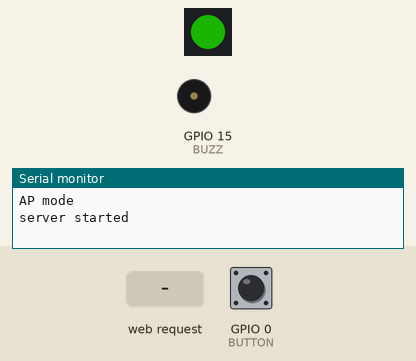
Recording of a sketch running on a simulated ESP8266 (NodeMCU). On the bench: 1 RGB LEDs in strip order, left to right, buzzer (waves = sounding), the last lines printed to the serial monitor. Inputs (shaded band) come from the test bench; at power-on: GPIO 0 (BUTTON) HIGH. Dim RGB values are drawn brighter than linear.

Above: at 1.8 s.
1.9 s: GPIO 0 (BUTTON) pulled LOW for 1 s
At 3.96 s:
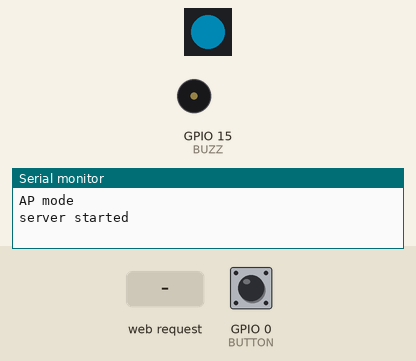
4.9 s: GPIO 0 (BUTTON) pulled LOW for 1 s
At 7.2 s:
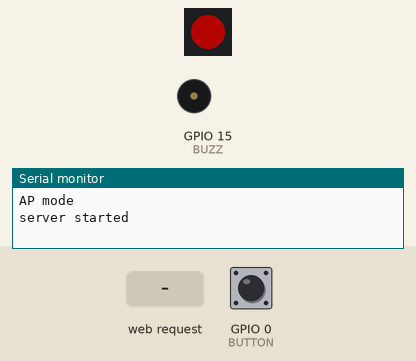
8.9 s: HTTP request GET / received
At 9.26 s:
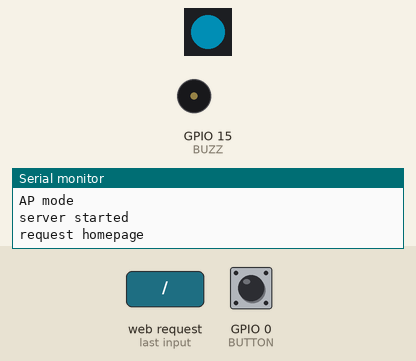
11.9 s: HTTP request GET /cc received
At 12.8 s:
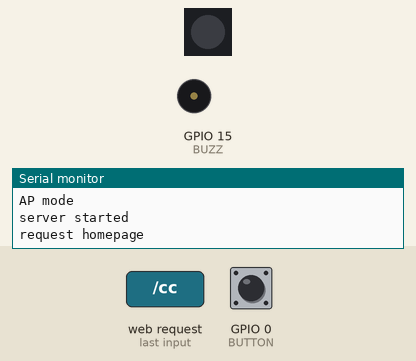
13.4 s: GPIO 0 (BUTTON) pulsed LOW 5 times (0.12 s each, 0.3 s apart)
At 15.1 s:
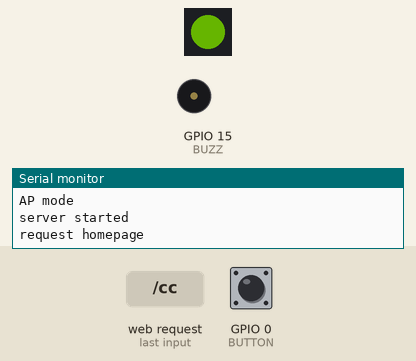
16.4 s: GPIO 0 (BUTTON) pulled LOW for 0.15 s
At 17.4 s:
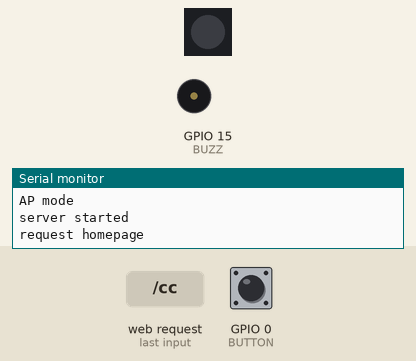
Timing chart, 0 to 19.0 s (numbered marks = the images above; inputs shaded):
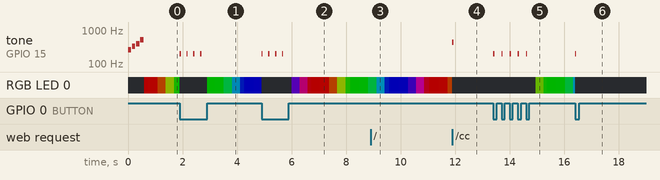

The sketch:

DefaultDemo.ino
```cpp
#include <Adafruit_NeoPixel.h>
#include <ESP8266WiFi.h>
#include <WiFiClient.h>
#include <ESP8266WebServer.h>
#include "html_home.h"
#include "pitches.h"

#define BUTTON  0
#define NEOP 13
#define BUZZ 15

#define HTML_OK                0x00
#define HTML_SUCCESS           0x01

extern const char html_home[] PROGMEM;

Adafruit_NeoPixel pixel = Adafruit_NeoPixel(1, NEOP, NEO_GRB+NEO_KHZ800);

ESP8266WebServer server(80);
uint8_t red, green, blue;
uint8_t show_rainbow = 1;

void play_startup_tune() {
  static int melody[] = {NOTE_C4, NOTE_E4, NOTE_G4, NOTE_C5};
  static int duration[] = {8, 8, 8, 8};

  for (byte i = 0; i < sizeof(melody)/sizeof(int); i++) {
    uint delaytime = 1000/duration[i];
    tone(BUZZ, melody[i], delaytime);
    delay(delaytime * 1.2);
    noTone(BUZZ);
  }
}

void start_network_ap(const char *ssid, const char *pass) {
  if(!ssid) return;
  Serial.println(F("AP mode"));
  if(pass)
    WiFi.softAP(ssid, pass);
  else
    WiFi.softAP(ssid);
  WiFi.mode(WIFI_AP); // start in AP_STA mode
  WiFi.disconnect();  // disconnect from router
}

char dec2hexchar(byte dec) {
  if(dec<10) return '0'+dec;
  else return 'A'+(dec-10);
}

String get_ap_ssid() {
  static String ap_ssid = "";
  if(!ap_ssid.length()) {
    byte mac[6];
    WiFi.macAddress(mac);
    ap_ssid = "ESPTOY_";
    for(byte i=3;i<6;i++) {
      ap_ssid += dec2hexchar((mac[i]>>4)&0x0F);
      ap_ssid += dec2hexchar(mac[i]&0x0F);
    }
  }
  return ap_ssid;
}

void server_send_html(String html) {
  server.send(200, "text/html", html);
}

void server_send_result(byte code, const char* item = NULL) {
  String html = F("{\"result\":");
  html += code;
  if (!item) item = "";
  html += F(",\"item\":\"");
  html += item;
  html += F("\"");
  html += F("}");
  server_send_html(html);
}

bool get_value_by_key(const char* key, uint8_t& val) {
  if(server.hasArg(key)) {
    val = server.arg(key).toInt();
    return true;
  } else {
    return false;
  }
}

void on_home() {
  Serial.println(F("request homepage"));
  String html = "";
  html += FPSTR(html_home);
  server_send_html(html);
}

void on_json() {
  String html = "";
  html += F("{\"adc\":");
  html += analogRead(A0);
  html += F(",\"but\":");
  html += (1-digitalRead(BUTTON));
  html += F(",\"red\":");
  html += red;
  html += F(",\"green\":");
  html += green;
  html += F(",\"blue\":");
  html += blue;
  html += F("}");
  server_send_html(html);
}

void led_set_color(uint8_t r, uint8_t g, uint8_t b) {
  pixel.setPixelColor(0, pixel.Color(r, g, b));
  pixel.show();
}

void led_set_color(uint32_t c) {
	pixel.setPixelColor(0, c);
	pixel.show();
}

void on_change_color() {
  get_value_by_key("r", red);
  get_value_by_key("g", green);
  get_value_by_key("b", blue);
	show_rainbow = 0;
  led_set_color(red, green, blue);
	tone(BUZZ, 440, 50);
	delay(60);
	noTone(BUZZ);
  server_send_result(HTML_SUCCESS);
}

void setup()
{
  pixel.begin();
	pixel.clear();
  pixel.setBrightness(64);

  digitalWrite(BUZZ, LOW);
  pinMode(BUZZ, OUTPUT);
  play_startup_tune();

  Serial.begin(115200);

  pinMode(BUTTON, INPUT);

  red = green = blue = 0;

  String ap_ssid = get_ap_ssid();
  start_network_ap(ap_ssid.c_str(), NULL);
  server.on("/",   on_home);
  server.on("/ja", on_json);
  server.on("/cc", on_change_color);
  server.begin();
  Serial.println(F("server started"));
}

void loop(){
  server.handleClient();

  if(digitalRead(BUTTON)==LOW) {
  	show_rainbow = !show_rainbow;
  	if(!show_rainbow) led_set_color(0);
  	tone(BUZZ, 200, 50);
  	delay(250);
  	noTone(BUZZ);
  }

	if(show_rainbow) demo_rainbow();
}

uint32_t rainbow_timeout = 0;
uint32_t rainbow_hue = 0;
void demo_rainbow() {
	if(millis() > rainbow_timeout) {
		led_set_color(pixel.gamma32(pixel.ColorHSV(rainbow_hue)));
		rainbow_hue += 64;
		rainbow_timeout = millis() + 3;
  }
}
```

html_home.h
```cpp
const char html_home[] PROGMEM = R"(<head>
<title>ESPToy Demo</title>
<meta name='viewport' content='width=device-width, initial-scale=1'>
<meta charset=utf-8 />
<style>
.colour-changer {
width: 10px;
height: 10px;
}
.disp-value {
width: 50px;
}
table {
border: 0px;
padding: 0px;
border-spacing:0;
border-collapse: collapse;
}
</style>
</head>
<body>
<table>
<tr>
<td><b>Analog:</b></td>
<td class='disp-value'><label id='lbl_adc'></label></td>
<td><b>Button</b>:</td>
<td class='disp-value'><label id='lbl_but'></label></td>
</tr>
<tr>
</table>
<p>Click on a color below:</p>
<script>
var nh=36,nl=25;
function w(s) {document.write(s);}
function id(s){return document.getElementById(s);}
w('<table>');
for(i=0;i<nh;i++) {
w('<tr>');
for(j=0;j<nl;j++) {
w('<td class=colour-changer></td>');
}
w('</tr>');
}
w('</table>');
function toArray(arr) {
return Array.prototype.slice.call(arr);
}
function rgb2cc(rgb) {
rgb = rgb.match(/^rgba?\((\d+),\s*(\d+),\s*(\d+)(?:,\s*(\d+))?\)$/);
var r=(Math.pow(rgb[1]/255.0,1.8)*255>>0)*4;
var g=(Math.pow(rgb[2]/255.0,1.8)*255>>0)*4;
var b=(Math.pow(rgb[3]/255.0,1.8)*255>>0)*4;
return 'cc?r='+r+'&g='+g+'&b='+b;
}
toArray(document.querySelectorAll('.colour-changer')).forEach(function(div, i, arr) {
var ih=(i/nl)>>0;
var il=i%nl;
var hue=(ih/nh)*360;
var bright=100-(il+1)/nl*100;
div.style.background='hsl('+hue+',100%,'+bright+'%)';
function click(event) {
var xhr = new XMLHttpRequest();
xhr.open('GET', rgb2cc(div.style.backgroundColor), true);
xhr.send(null);
event.preventDefault();
}
div.addEventListener('click', click);
});
function loadValues() {
var xhr=new XMLHttpRequest();
xhr.onreadystatechange=function() {
if(xhr.readyState==4 && xhr.status==200) {
var jd=JSON.parse(xhr.responseText);
id('lbl_adc').innerHTML=jd.adc;
id('lbl_but').innerHTML=(jd.but)?'pressed':'released';
}
};
xhr.open('GET','ja',true);
xhr.send();
}
setInterval(loadValues, 500);
</script>
</body>)";
```

pitches.h
```cpp
/*************************************************
 * Public Constants
 *************************************************/

#define NOTE_B0  31
#define NOTE_C1  33
#define NOTE_CS1 35
#define NOTE_D1  37
#define NOTE_DS1 39
#define NOTE_E1  41
#define NOTE_F1  44
#define NOTE_FS1 46
#define NOTE_G1  49
#define NOTE_GS1 52
#define NOTE_A1  55
#define NOTE_AS1 58
#define NOTE_B1  62
#define NOTE_C2  65
#define NOTE_CS2 69
#define NOTE_D2  73
#define NOTE_DS2 78
#define NOTE_E2  82
#define NOTE_F2  87
#define NOTE_FS2 93
#define NOTE_G2  98
#define NOTE_GS2 104
#define NOTE_A2  110
#define NOTE_AS2 117
#define NOTE_B2  123
#define NOTE_C3  131
#define NOTE_CS3 139
#define NOTE_D3  147
#define NOTE_DS3 156
#define NOTE_E3  165
#define NOTE_F3  175
#define NOTE_FS3 185
#define NOTE_G3  196
#define NOTE_GS3 208
#define NOTE_A3  220
#define NOTE_AS3 233
#define NOTE_B3  247
#define NOTE_C4  262
#define NOTE_CS4 277
#define NOTE_D4  294
#define NOTE_DS4 311
#define NOTE_E4  330
#define NOTE_F4  349
#define NOTE_FS4 370
#define NOTE_G4  392
#define NOTE_GS4 415
#define NOTE_A4  440
#define NOTE_AS4 466
#define NOTE_B4  494
#define NOTE_C5  523
#define NOTE_CS5 554
#define NOTE_D5  587
#define NOTE_DS5 622
#define NOTE_E5  659
#define NOTE_F5  698
#define NOTE_FS5 740
#define NOTE_G5  784
#define NOTE_GS5 831
#define NOTE_A5  880
#define NOTE_AS5 932
#define NOTE_B5  988
#define NOTE_C6  1047
#define NOTE_CS6 1109
#define NOTE_D6  1175
#define NOTE_DS6 1245
#define NOTE_E6  1319
#define NOTE_F6  1397
#define NOTE_FS6 1480
#define NOTE_G6  1568
#define NOTE_GS6 1661
#define NOTE_A6  1760
#define NOTE_AS6 1865
#define NOTE_B6  1976
#define NOTE_C7  2093
#define NOTE_CS7 2217
#define NOTE_D7  2349
#define NOTE_DS7 2489
#define NOTE_E7  2637
#define NOTE_F7  2794
#define NOTE_FS7 2960
#define NOTE_G7  3136
#define NOTE_GS7 3322
#define NOTE_A7  3520
#define NOTE_AS7 3729
#define NOTE_B7  3951
#define NOTE_C8  4186
#define NOTE_CS8 4435
#define NOTE_D8  4699
#define NOTE_DS8 4978
```

Measured:
- after the input at 1.9 s, tone on GPIO 15 (BUZZ): alternates 200 Hz for 0.05 s and silent for 0.20 s, 8 changes in all, then stays silent, starting at once
- after the input at 4.9 s, tone on GPIO 15 (BUZZ): alternates 200 Hz for 0.05 s and silent for 0.20 s, 8 changes in all, then stays silent, starting at once
- after the input at 11.9 s, tone on GPIO 15 (BUZZ): silent → 440 Hz at once, → silent 0.05 s later
- after the input at 13.4 s, tone on GPIO 15 (BUZZ): alternates 200 Hz for 0.05 s and silent for 0.25 s, 10 changes in all, then stays silent, starting at once
- after the input at 16.4 s, tone on GPIO 15 (BUZZ): silent → 200 Hz at once, → silent 0.05 s later
